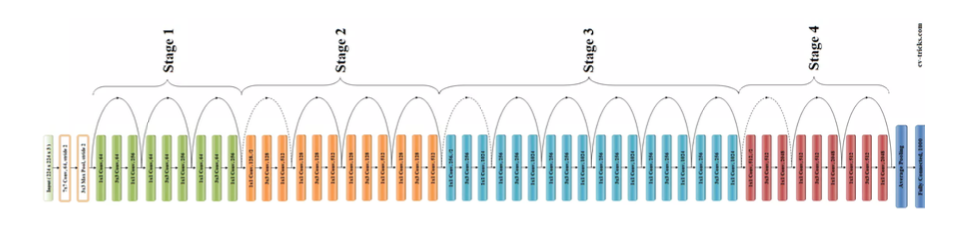
#> input picture references/resnet.png, 968 x 234 px, given in place of ., which was not available
$ python -i dataset_loader.py   (imports and definitions only)
#> lines starting #> are read from the running program, lines starting #| are printed output that depends on the picture
import pandas as pd
import numpy as np
import os
import pathlib
from skimage.io import imread
from skimage.transform import resize

from src.utils.data_util import train_val_split, train_val_split_unique


def load_dataset_image_label(img_paths, img_size=32):
    """
    Load train images and labels to numpy array.
    Assumes images in directory structured like this example
    - c01 (directory with class name)
        - img_0001.jpg (image with filename)
        - img_00223.jpg
    - c02
        - img_330.jpg
        - img_1189.jpg
    ....

    Inputs:
        - img_paths: List of image paths. structured with "directory_path/class_name/img_file_name"
        - img_size: Image size to be resized.

    Returns:
    - images: Images in numpy array with shape (N, H, W, C)
                N: Number of images in array.
                H: Image height.
                W: Image width.
                C: Image channels.
    - labels: Integer labels in numpy array, labels[i] label for images[i].
    """
#> called with img_paths = '../../references/resnet.png', img_size = 32
    # Get class names
    dir_parts = img_paths[0].split(os.path.sep)
    data_dir = pathlib.Path('/'.join([part for part in dir_parts[:-2]]))
    class_names = np.array(sorted([item.name for item in data_dir.glob('*')]))

    images = []
    labels = []
    for path in img_paths:
        image = resize(imread(path), (img_size, img_size, 3), anti_aliasing=False)
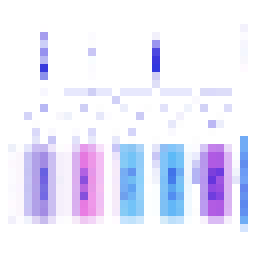
#> image: shape (32, 32, 3) float64 (shown 8 times larger); mean R, G, B 0.924, 0.922, 0.986
        images.append(image)

        # convert the path to a list of path components
        parts = path.split(os.path.sep)
        # The second to last is the class-directory
#> (the run stopped early here; a loop or call above may not have finished)

$ run again, on references/three_layer_net.png
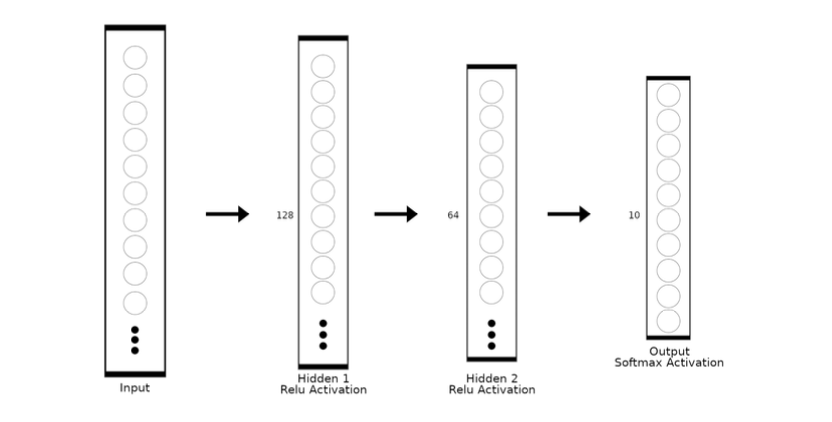
#> input picture references/three_layer_net.png, 832 x 422 px, given in place of ., which was not available
#> in load_dataset_image_label, `image = resize(imread(path), (img_size, img_size, 3), anti_aliasing=Fa..`:
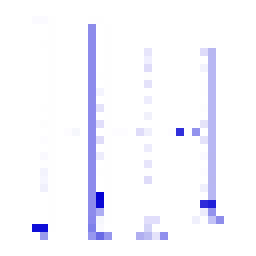
#> image: shape (32, 32, 3) float64 (shown 8 times larger); mean R, G, B 0.969, 0.969, 0.995

$ run again, on references/vgg16.png
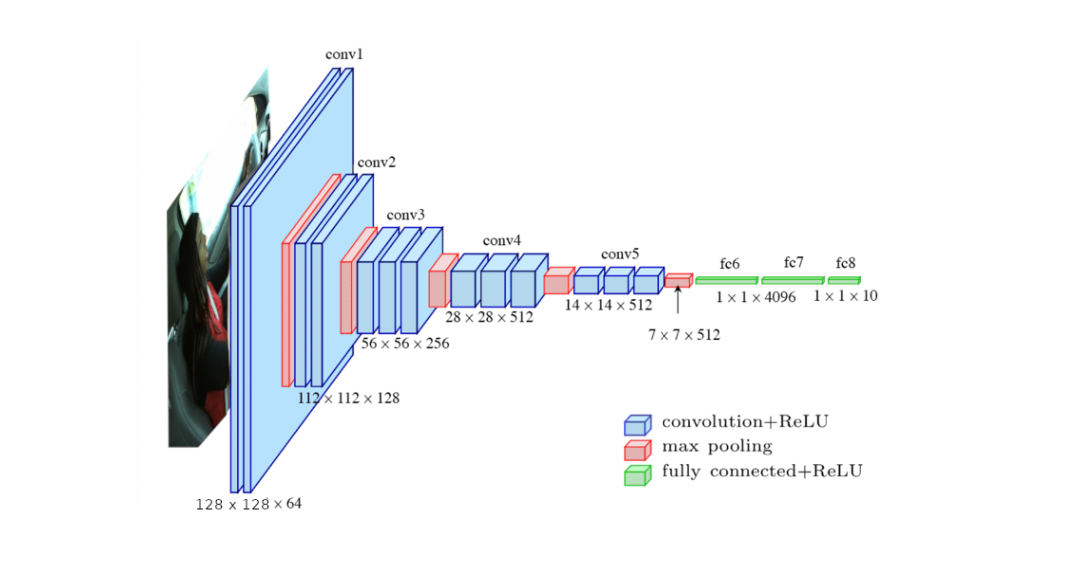
#> input picture references/vgg16.png, 1084 x 562 px, given in place of ., which was not available
#> in load_dataset_image_label, `image = resize(imread(path), (img_size, img_size, 3), anti_aliasing=Fa..`:
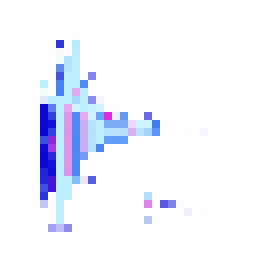
#> image: shape (32, 32, 3) float64 (shown 8 times larger); mean R, G, B 0.942, 0.953, 0.993
